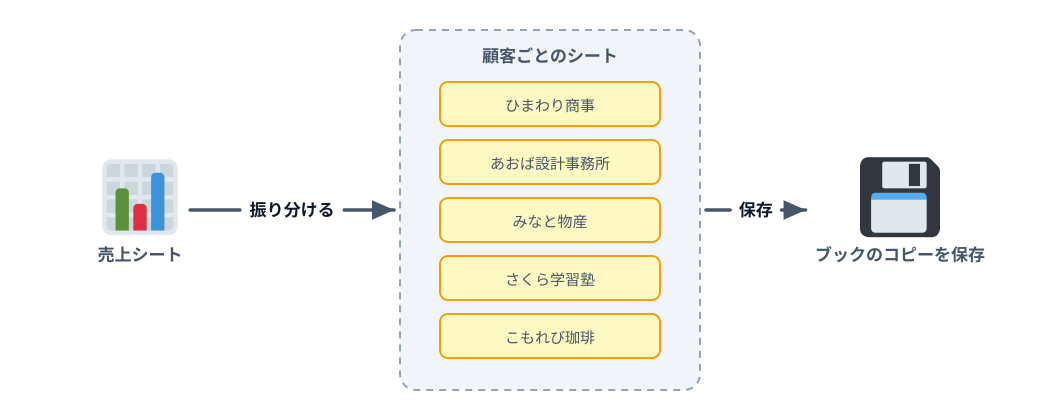

Write Python code to recreate this figure.
"""4 章で作るもの: 売上シートを顧客ごとのシートに振り分け、ブックのコピーを保存する（関数ではできない操作）（SPLITTING + CONTAINER）。"""
import sys
sys.path.insert(0, "/Users/seekseep/.claude/skills/genfig")
from genfig import Canvas

c = Canvas(1040, 420)
sales = c.node(140, 210, "売上シート", emoji_cp="1f4ca", label_scale="label")        # 📊
group = c.sticky(400, 30, 300, 360, color="gray", weight="thin", dash="dashed")
c.text(550, 62, "顧客ごとのシート", scale="label")
names = ["ひまわり商事", "あおば設計事務所", "みなと物産", "さくら学習塾", "こもれび珈琲"]
for i, n in enumerate(names):
    y = 82 + i * 58
    c.sticky(440, y, 220, 44, color="yellow", rx=8, weight="thin")
    c.text(550, y + 29, n, scale="body")
save = c.node(900, 210, "ブックのコピーを保存", emoji_cp="1f4be", label_scale="label")  # 💾
c.link(sales, group, label="振り分ける")
c.link(group, save, label="保存")
c.save("10-chapter.svg")
